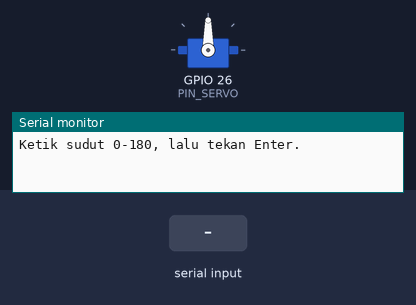
The sketch below on a simulated ESP32. Shown: servo, the last lines printed to the serial monitor. Inputs (shaded band) come from the test bench.

Above: at 1.2 s.
1.3 s: "30,150\n" received over Serial
At 1.7 s:
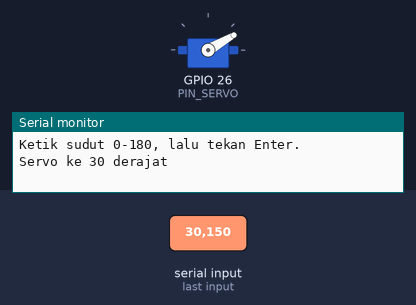
2.8 s: "0\n" received over Serial
At 4.0 s:
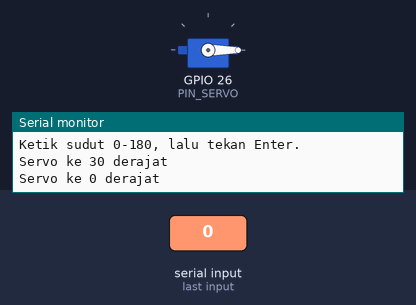
4.3 s: "200\n" received over Serial
At 5.2 s:
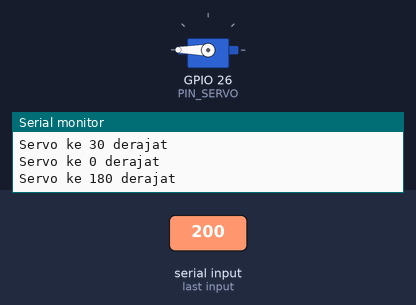
5.8 s: "90,45\n" received over Serial
At 6.3 s:
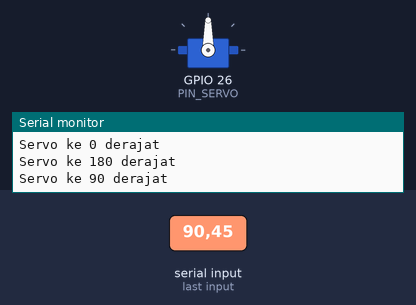
Timing chart, 0 to 8.3 s (numbered marks = the images above; inputs shaded):
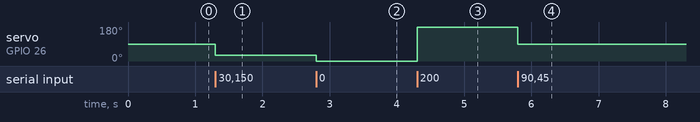

Measured:
- after the input at 1.3 s, servo on GPIO 26 (PIN_SERVO): 90° → 30° at once
- after the input at 2.8 s, servo on GPIO 26 (PIN_SERVO): 30° → 0° at once
- after the input at 4.3 s, servo on GPIO 26 (PIN_SERVO): 0° → 180° at once
- after the input at 5.8 s, servo on GPIO 26 (PIN_SERVO): 180° → 90° at once

The sketch:

modul05_servo_serial.ino
```cpp
// Modul 5 - Praktik 5: menggerakkan servo SG90 lewat Serial Monitor
// Library: ESP32Servo versi 3.2.1 (pasang lewat Library Manager).
// Sinyal servo di D26; daya servo dari rel 5 V MB102 (bukan dari papan ESP32).

#include <ESP32Servo.h>

const int PIN_SERVO = 26;  // servo tirai (peta pin kanonik)

Servo tirai;  // satu "objek" servo yang kita beri nama tirai

void setup() {
  Serial.begin(115200);
  tirai.setPeriodHertz(50);            // servo mengharapkan 50 pulsa per detik
  tirai.attach(PIN_SERVO, 500, 2400);  // pulsa 0,5 ms = 0 derajat ... 2,4 ms = 180 derajat
  tirai.write(90);                     // mulai dari tengah
  Serial.println("Ketik sudut 0-180, lalu tekan Enter.");
}

void loop() {
  if (Serial.available() > 0) {
    String teks = Serial.readStringUntil('\n');  // ambil satu baris ketikan
    teks.trim();                                 // buang sisa tanda Enter
    int sudut = teks.toInt();                    // "120" menjadi 120 (yang bukan angka menjadi 0)
    if (sudut == 0 && teks != "0") {             // jadi 0, padahal yang diketik bukan "0"?
      Serial.println("Itu bukan angka. Ketik angka 0-180.");
      return;                                    // abaikan; tunggu ketikan berikutnya
    }
    sudut = constrain(sudut, 0, 180);            // jaga supaya tetap di antara 0 dan 180
    tirai.write(sudut);
    Serial.print("Servo ke ");
    Serial.print(sudut);
    Serial.println(" derajat");
  }
}
```
